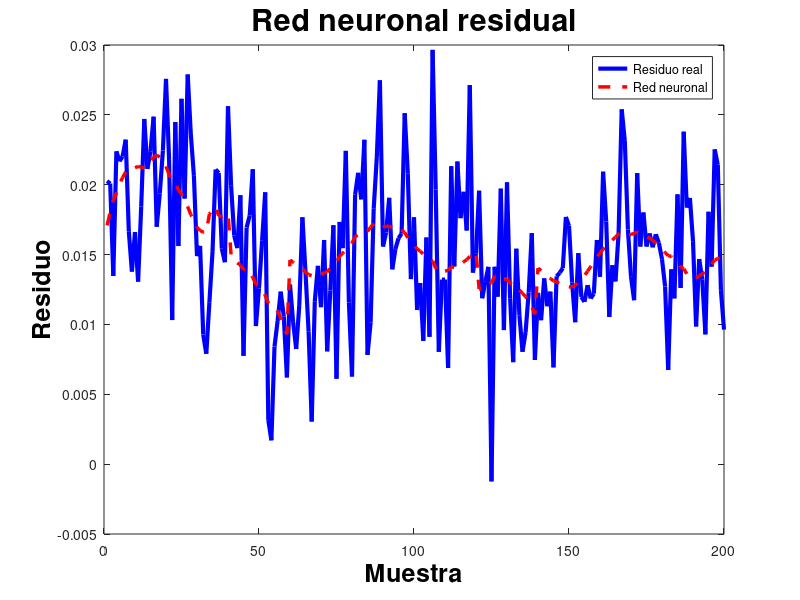

This chart was generated by the following MATLAB code: (Note: this script raises an error after producing the figure.)
clc; clear; close all

%% ============================================================
% 1. Cargar dataset generado por el MPC
% ============================================================
load greybox_dataset.mat   % contiene Xdata (Nx4) y Ydata (Nx1)

X = Xdata';   % 4 x N
Y = Ydata';   % 1 x N
N = size(X,2);

%% ============================================================
% 2. Normalización
% ============================================================
xmin = min(X,[],2);
xmax = max(X,[],2);
Xn = (X - xmin) ./ (xmax - xmin + eps);

ymin = min(Y);
ymax = max(Y);
Yn = (Y - ymin) / (ymax - ymin + eps);

%% ============================================================
% 3. Arquitectura NN (4 → 10 → 6 → 1)
% ============================================================
n_in  = 4;
n_h1  = 10;
n_h2  = 6;
n_out = 1;

rng(1)
W1 = 0.5*randn(n_h1,n_in);   b1 = zeros(n_h1,1);
W2 = 0.5*randn(n_h2,n_h1);   b2 = zeros(n_h2,1);
W3 = 0.5*randn(n_out,n_h2);  b3 = 0;

%% ============================================================
% 4. Entrenamiento
% ============================================================
epochs = 3000;
lr = 0.01;
mse = zeros(epochs,1);

for e = 1:epochs

    % Forward
    Z1 = W1*Xn + b1;   A1 = tanh(Z1);
    Z2 = W2*A1 + b2;  A2 = tanh(Z2);
    Yhat = W3*A2 + b3;

    % Error
    E = Yn - Yhat;
    mse(e) = mean(E.^2);

    % Backprop
    dY = -2*E/N;

    dW3 = dY*A2';     db3 = sum(dY,2);
    dA2 = W3'*dY;     dZ2 = dA2.*(1 - A2.^2);
    dW2 = dZ2*A1';    db2 = sum(dZ2,2);
    dA1 = W2'*dZ2;    dZ1 = dA1.*(1 - A1.^2);
    dW1 = dZ1*Xn';    db1 = sum(dZ1,2);

    % Update
    W3 = W3 - lr*dW3;  b3 = b3 - lr*db3;
    W2 = W2 - lr*dW2;  b2 = b2 - lr*db2;
    W1 = W1 - lr*dW1;  b1 = b1 - lr*db1;
end

%% ============================================================
% 5. Validación
% ============================================================
Yhat = W3*tanh(W2*tanh(W1*Xn + b1) + b2) + b3;
Ypred = Yhat*(ymax - ymin) + ymin;

% --- Parámetros Visuales Identicos ---
fs = 18;          % Tamaño de letra maestro
fs_tit = fs + 4;  
negro = [0, 0, 0];

figure('Color','w', 'Units', 'normalized', 'Position', [0.05 0.05 0.9 0.85]);

% Gráfica con COLORES Y GROSORES del script MPC:
% Residuo real en AZUL ('b')
plot(Y, 'b', 'LineWidth', 3); hold on; 

% Predicción en ROJO PUNTEADO ('r--') como la referencia del MPC
plot(Ypred, 'r--', 'LineWidth', 2.5); 

% Títulos y Etiquetas con el mismo formato
title('Red neuronal residual', 'FontSize', fs_tit, 'Color', negro, 'FontWeight', 'bold');
xlabel('Muestra', 'FontSize', fs, 'Color', negro, 'FontWeight', 'bold');
ylabel('Residuo', 'FontSize', fs, 'Color', negro, 'FontWeight', 'bold');

% Leyenda con el mismo estilo del MPC
lgd = legend('Residuo real', 'Red neuronal', 'Location', 'northeast');
lgd.FontSize = fs-2;
lgd.TextColor = negro;
lgd.Color = 'w';
lgd.EdgeColor = negro;

% Configuración de ejes (IDÉNTICA al set(gca...) del MPC)
grid on;
set(gca, 'Color', 'w', 'XColor', negro, 'YColor', negro, 'GridColor', negro, ...
    'GridAlpha', 0.2, 'FontSize', fs, 'LineWidth', 1.5);

% Ajuste de límites para limpieza visual
ylim([min(Y)-0.02, max(Y)+0.04]);

%% ============================================================
% 6. Guardar red entrenada
% ============================================================
save NN_residual.mat W1 b1 W2 b2 W3 b3 xmin xmax ymin ymax
